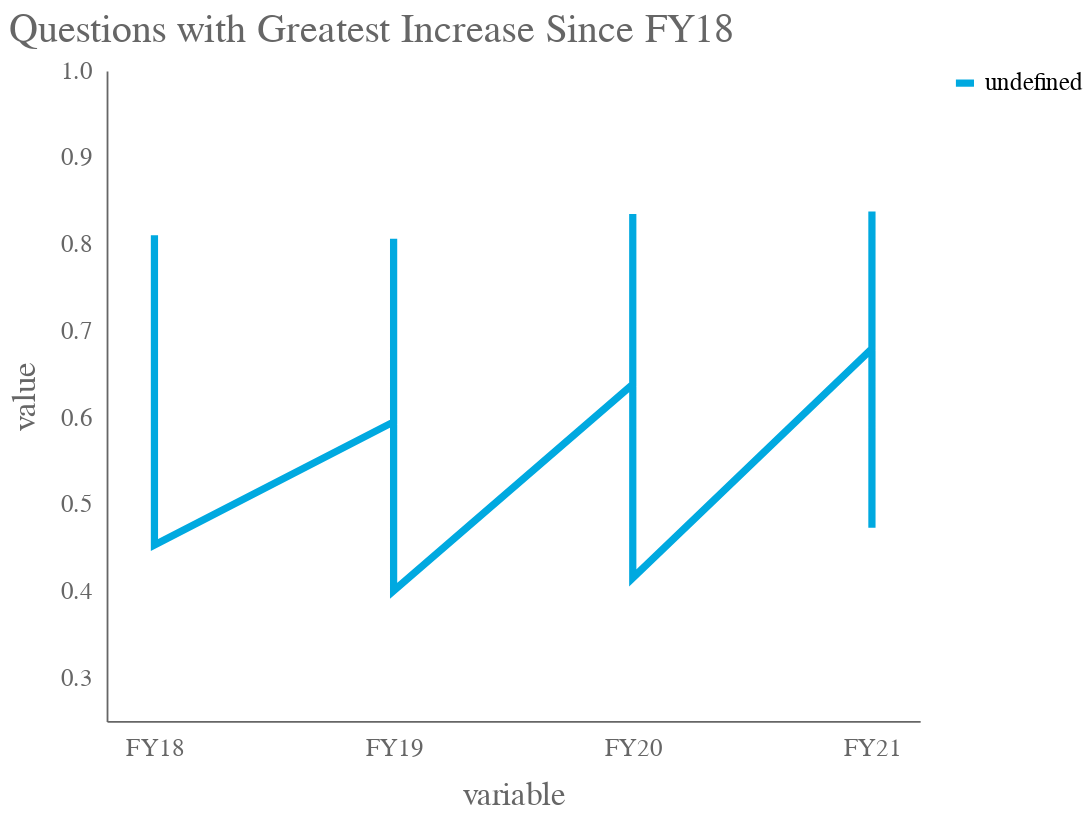

The code cell stored with this chart in its notebook:
### Code cell
alt.Chart(_df).mark_line().encode(
    alt.Y(
        'value:Q',
        scale=alt.Scale(domain=(0.25, 1))
    ),
    alt.X('variable:N',scale=alt.Scale(padding=.2)),

    color='index:N',
).configure_axis(
    grid=False
).configure_view(
    strokeWidth=0
).properties(
    title='Questions with Greatest Increase Since FY18'
)

### Figure 1 — Vega-Lite specification as saved in the notebook (floating-point values rounded to 4 significant figures)
{"config": {"scale": {"padding": 100, "paddingInner": 100, "paddingOuter": 100}, "view": {"height": 360, "width": 450, "strokeWidth": 0, "padding": 100}, "title": {"fontSize": 22, "font": "Avenir", "color": "#666", "anchor": "start", "fontWeight": 425}, "axisX": {"domain": true, "domainColor": "#666", "domainWidth": 1, "grid": false, "labelFont": "Avenir", "labelFontSize": 14, "labelColor": "#666", "labelAngle": 0, "tickColor": "#666", "ticks": false, "tickSize": 5, "titleFont": "Avenir", "labelPadding": 8, "titleColor": "#666", "titleFontSize": 18, "titleFontWeight": 425, "titlePadding": 10}, "axisY": {"domain": true, "domainColor": "#666", "grid": false, "gridColor": "#666", "gridWidth": 1, "labelFont": "Avenir", "labelColor": "#666", "labelFontSize": 14, "labelAngle": 0, "labelPadding": 8, "ticks": false, "titleFont": "Avenir", "titleColor": "#666", "titleFontSize": 18, "titleFontWeight": 425, "titlePadding": 10}, "range": {"category": ["#00a9e0", "#ffb81c", "#78be20", "#da291c", "#9063cd", "#97999b", "#007398", "#d0006f"]}, "legend": {"labelFont": "Avenir", "labelFontSize": 14, "Orientation": "horizontal", "symbolSize": 100, "titleFont": "Avenir", "titleFontSize": 14, "title": ""}, "area": {"fill": "#666"}, "line": {"color": "#666", "stroke": "#666", "strokeWidth": 4}, "trail": {"color": "#666", "stroke": "#666", "strokeWidth": 0, "size": 1}, "path": {"stroke": "#666", "strokeWidth": 0.5}, "point": {"filled": true}, "text": {"font": "Avenir", "color": "#666", "fontSize": 11, "align": "right", "fontWeight": 400, "size": 11}, "bar": {"size": 40, "binSpacing": 1, "continuousBandSize": 30, "discreteBandSize": 30, "fill": "#00a9e0", "stroke": false}, "chart": {"lineBreak": "\n"}, "axis": {"grid": false}}, "data": {"name": "data-04e9fd279dc32e9e8dd2f394629db879"}, "mark": "line", "encoding": {"color": {"type": "nominal", "field": "index"}, "x": {"type": "nominal", "field": "variable", "scale": {"padding": 0.2}}, "y": {"type": "quantitative", "field": "value", "scale": {"domain": [0.25, 1]}}}, "title": "Questions with Greatest Increase Since FY18", "$schema": "https://vega.github.io/schema/vega-lite/v4.8.1.json", "datasets": {"data-04e9fd279dc32e9e8dd2f394629db879": [{"test": "1:1 check-ins (with CT staff, academic coaches / success coaches !n!!n!, etc.)", "variable": "FY18", "value": 0.627}, {"test": "I have new or improved critical thinking skills", "variable": "FY18", "value": 0.7157}, {"test": "I make it a priority to attend my CT sessions/workshops", "variable": "FY18", "value": 0.81}, {"test": "Credit recovery courses/opportunities", "variable": "FY18", "value": 0.4529}, {"test": "1:1 check-ins (with CT staff, academic coaches / success coaches !n!!n!, etc.)", "variable": "FY19", "value": 0.5949}, {"test": "I have new or improved critical thinking skills", "variable": "FY19", "value": 0.731}, {"test": "I make it a priority to attend my CT sessions/workshops", "variable": "FY19", "value": 0.8061}, {"test": "Credit recovery courses/opportunities", "variable": "FY19", "value": 0.4001}, {"test": "1:1 check-ins (with CT staff, academic coaches / success coaches !n!!n!, etc.)", "variable": "FY20", "value": 0.6382}, {"test": "I have new or improved critical thinking skills", "variable": "FY20", "value": 0.7048}, {"test": "I make it a priority to attend my CT sessions/workshops", "variable": "FY20", "value": 0.8346}, {"test": "Credit recovery courses/opportunities", "variable": "FY20", "value": 0.4149}, {"test": "1:1 check-ins (with CT staff, academic coaches / success coaches !n!!n!, etc.)", "variable": "FY21", "value": 0.6793}, {"test": "I have new or improved critical thinking skills", "variable": "FY21", "value": 0.7439}, {"test": "I make it a priority to attend my CT sessions/workshops", "variable": "FY21", "value": 0.8374}, {"test": "Credit recovery courses/opportunities", "variable": "FY21", "value": 0.4729}]}}
